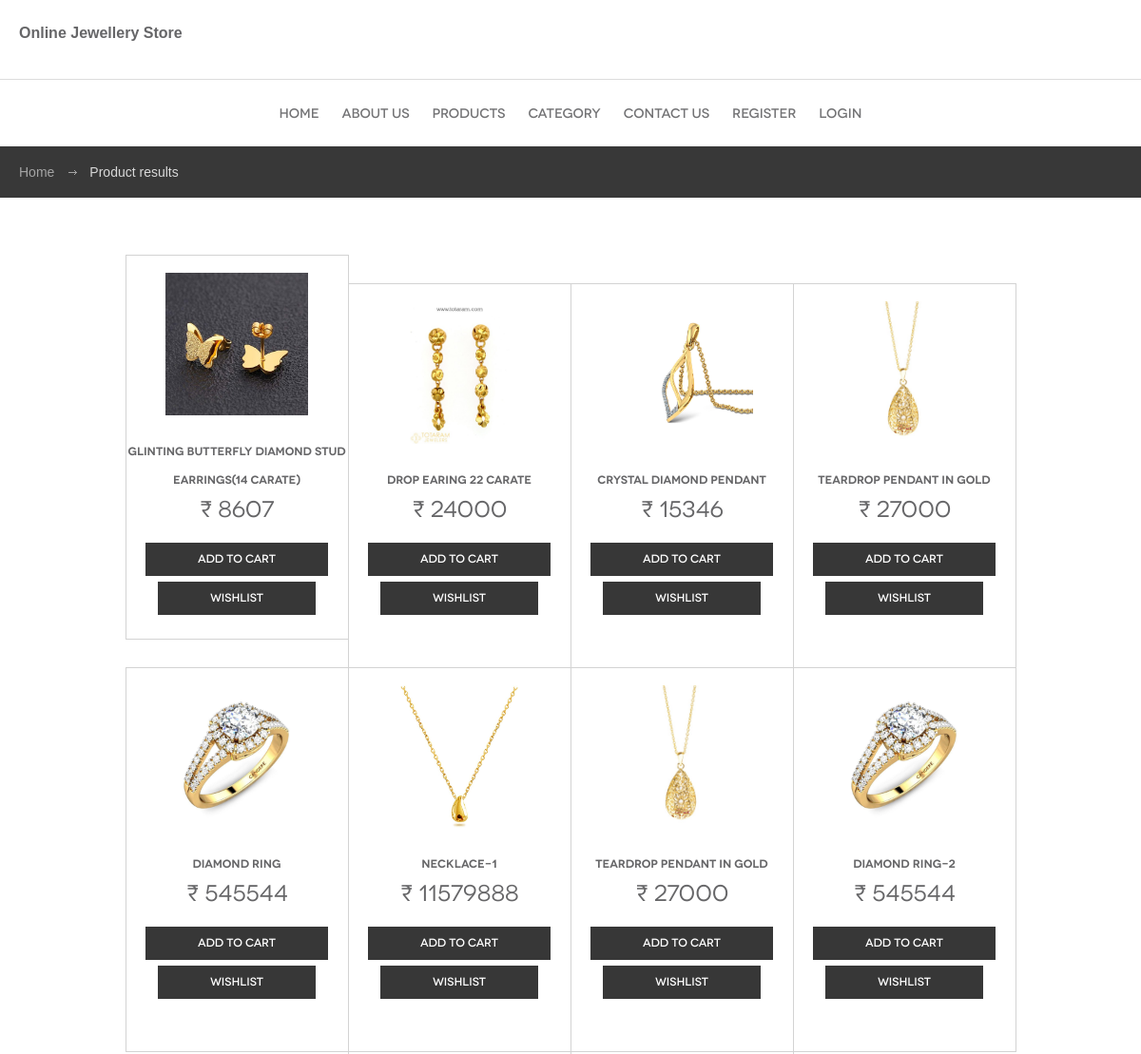
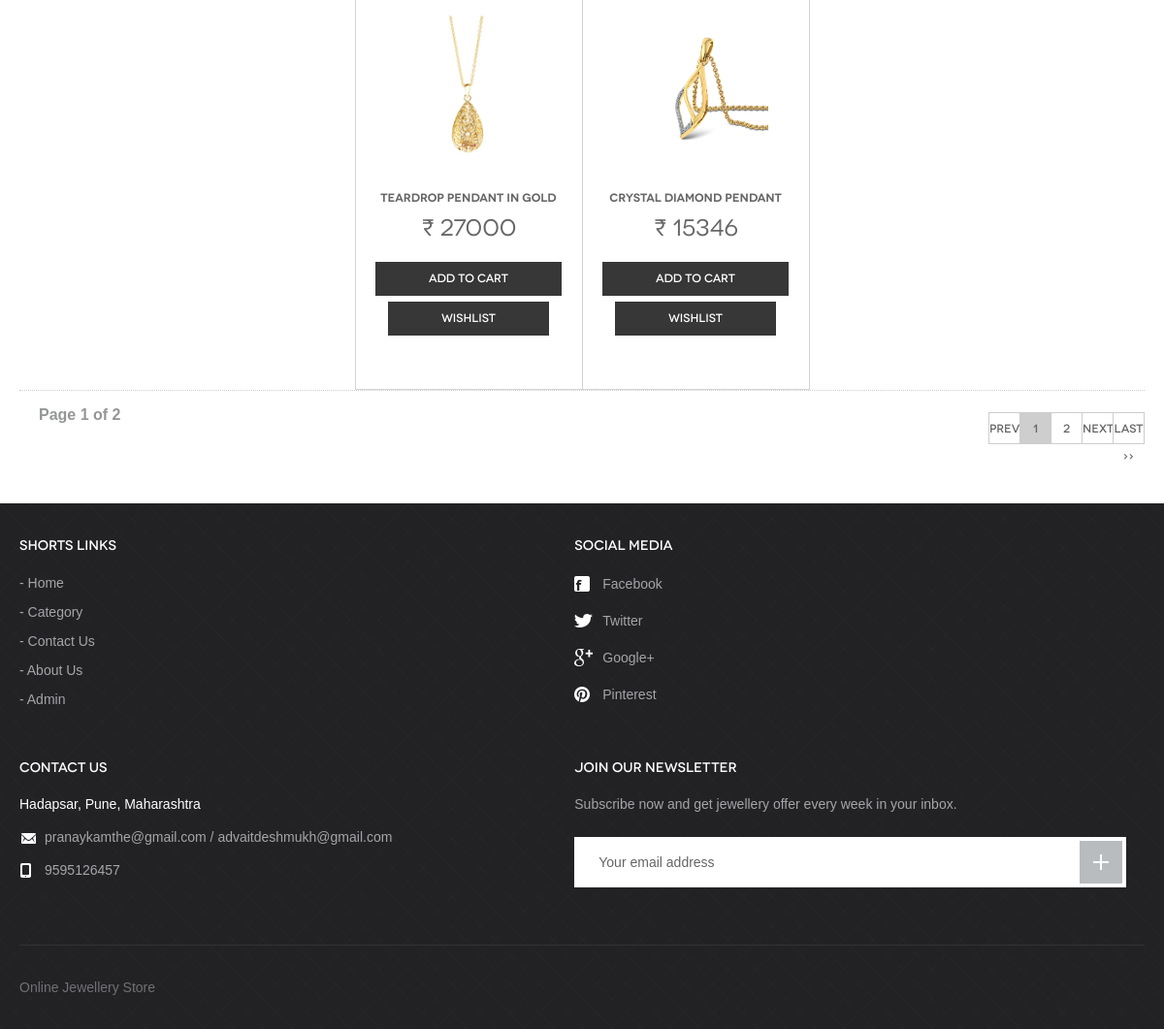
/SJOS/products.php, run on the app's committed database (2 pictures, top to bottom).
### tables this page shows
CREATE TABLE `products` (
  `id` int(11) NOT NULL,
  `category` int(11) NOT NULL,
  `subCategory` int(11) DEFAULT NULL,
  `type` varchar(100) DEFAULT NULL,
  `productName` varchar(255) DEFAULT NULL,
  `productweight` varchar(255) DEFAULT NULL,
  `productPrice` int(11) DEFAULT NULL,
  `gender` varchar(100) DEFAULT NULL,
  `productDescription` longtext DEFAULT NULL,
  `productImage1` varchar(255) DEFAULT NULL,
  `productImage2` varchar(255) DEFAULT NULL,
  `productImage3` varchar(255) DEFAULT NULL,
  `shippingCharge` int(11) DEFAULT NULL,
  `productAvailability` varchar(255) DEFAULT NULL,
  `postingDate` timestamp NULL DEFAULT current_timestamp(),
  `updationDate` timestamp NULL DEFAULT NULL ON UPDATE current_timestamp(),
  `addedBy` int(11) DEFAULT NULL,
  `lastUpdatedBy` int(2) DEFAULT NULL
);

CREATE TABLE `tblpage` (
  `ID` int(10) NOT NULL,
  `PageType` varchar(200) DEFAULT NULL,
  `PageTitle` mediumtext DEFAULT NULL,
  `PageDescription` mediumtext DEFAULT NULL,
  `Email` varchar(200) DEFAULT NULL,
  `MobileNumber` bigint(10) DEFAULT NULL,
  `UpdationDate` date DEFAULT NULL,
  `Timing` varchar(200) NOT NULL
);

### SJOS/products.php (the view, shortened to what this page needs)
<?php
include('includes/config.php');
  ?>
<!DOCTYPE html>
<html lang="en">
<head>
	<link rel="stylesheet" media="all" href="css/style.css">
</head>
<body>
	<?php include_once('includes/header.php');?>
	<div id="breadcrumbs">
		<div class="container">
			<ul>
				<li><a href="index.php">Home</a></li>
				<li>Product results</li>
			</ul>
		</div>
	</div>
	<div id="body">
		<div class="container">
			<div class="products-wrap">
				<div id="content">
					<section class="products">
							<?php
if (isset($_GET['page_no']) && $_GET['page_no']!="") {
	$page_no = $_GET['page_no'];
	} else {
		$page_no = 1;
        }
	$total_records_per_page = 10;
    $offset = ($page_no-1) * $total_records_per_page;
	$previous_page = $page_no - 1;
	$next_page = $page_no + 1;
	$result_count = mysqli_query($con,"SELECT COUNT(id) As total_records FROM products ");
	$total_records = mysqli_fetch_array($result_count);
	$total_records = $total_records['total_records'];
    $total_no_of_pages = ceil($total_records / $total_records_per_page);
$ret=mysqli_query($con,"select * from products  LIMIT $offset, $total_records_per_page");
while ($row=mysqli_fetch_array($ret)) {
?><article>
							<a href="single-product.php?pid=<?php  echo $row['id'];?>"><img src="admin/productimages/<?php echo $row['productImage1'];?>" height="150" alt=""></a>
							<h3><a href="single-product.php?pid=<?php  echo $row['id'];?>"><?php echo $row['productName'];?></a></h3>
							<h4><a href="single-product.php?pid=<?php  echo $row['id'];?>">₹ <?php echo $row['productPrice'];?></a></h4>
											<?php if($_SESSION['jsmsuid']==""){?>
							<a href="login.php" class="btn-grey">Add to cart</a>
<?php } ?> <div style="margin-top: 2%;">
<?php if($_SESSION['jsmsuid']==""){?>
							<a href="login.php" class="btn-grey">Wishlist</a>
<?php } ?>
						</article>
						<?php } ?>
					</section>
				</div>
			</div>
	<div style='padding: 10px 20px 0px; border-top: dotted 1px #CCC;'>
<strong>Page <?php echo $page_no." of ".$total_no_of_pages; ?></strong>
</div>
			<div class="pagination">
<ul>
	<li <?php if($page_no <= 1){ echo "class='disabled'"; } ?>>
	<a <?php if($page_no > 1){ echo "href='?page_no=$previous_page'"; } ?>>Previous</a>
	</li>
    <?php
	if ($total_no_of_pages <= 10){
		for ($counter = 1; $counter <= $total_no_of_pages; $counter++){
			if ($counter == $page_no) {
		   echo "<li class='active'><a>$counter</a></li>";
				}else{
           echo "<li><a href='?page_no=$counter'>$counter</a></li>";
				}
        }
	}
?>
	<li <?php if($page_no >= $total_no_of_pages){ echo "class='disabled'"; } ?>>
	<a <?php if($page_no < $total_no_of_pages) { echo "href='?page_no=$next_page'"; } ?>>Next</a>
	</li>
    <?php if($page_no < $total_no_of_pages){
		echo "<li><a href='?page_no=$total_no_of_pages'>Last &rsaquo;&rsaquo;</a></li>";
		} ?>
</ul>
			</div>
		</div>
	</div>
	<?php include_once('includes/footer.php');?>
</body>
</html>

### SJOS/includes/header.php (shortened to what this page needs)
<header id="header">
        <div class="container">
            <strong><a href="index.php">Online Jewellery Store</a></strong>
            <div class="right-links">
            </div>
        </div>
    </header>
    <nav id="menu">
        <div class="container">
            <ul>
                <li><a href="index.php">Home</a></li>
                 <li><a href="about.php">About Us</a></li>
                  <li><a href="products.php">Products</a></li>
                <li><a href="category.php">Category</a></li>
                <li><a href="contact.php">Contact Us</a></li>
                <?php if (strlen($_SESSION['jsmsuid']==0)) {?>
                <li><a href="signup.php">Register</a></li>
                <li><a href="login.php">Login</a></li><?php }?>
            </ul>
        </div>
    </nav>

### SJOS/includes/footer.php (shortened to what this page needs)
<footer id="footer">
              <div class="container">
                     <div class="cols">
                            <div class="col">
                                   <h3>Shorts Links</h3>
                                   <ul>
                                          <li><a href="index.php">Home </a></li>
                                          <li><a href="category.php">Category</a></li>
                                          <li><a href="contact.php">Contact Us</a></li>
                                          <li><a href="about.php">About Us</a></li>
                                          <li><a href="admin/index.php">Admin </a></li>
                                   </ul>
                            </div>
                            <div class="col media">
                                   <h3>Social media</h3>
                                   <ul class="social">
                                          <li><a href="#"><span class="ico ico-fb"></span>Facebook</a></li>
                                          <li><a href="#"><span class="ico ico-tw"></span>Twitter</a></li>
                                          <li><a href="#"><span class="ico ico-gp"></span>Google+</a></li>
                                          <li><a href="#"><span class="ico ico-pi"></span>Pinterest</a></li>
                                   </ul>
                            </div>
                            <div class="col contact">
                                   <?php
$ret=mysqli_query($con,"select * from tblpage where PageType='contactus' ");
while ($row=mysqli_fetch_array($ret)) {
?>
                                   <h3><?php  echo $row['PageTitle'];?></h3>
                                   <p style="color: white"><?php  echo $row['PageDescription'];?></p>
                                   <p><span class="ico ico-em"></span><?php  echo $row['Email'];?></p>
                                   <p><span class="ico ico-ph"></span><?php  echo $row['MobileNumber'];?></p><?php } ?>
                            </div>
                            <div class="col newsletter">
                                   <h3>Join our newsletter</h3>
                                   <p>Subscribe now and get jewellery offer every week in your inbox.</p>
                                   <form action="#" method="post">
                                         <input type="email" name="email" placeholder="Your email address">
                                          <button type="submit" name="sub"></button>
                                   </form>
                            </div>
                     </div>
                     <p class="copy">Online Jewellery Store</p>
              </div>
       </footer>

### data on the page
products: productImage1 (picture), productName "Glinting Butterfly Diamond Stud Earrings(14 Carate)", productPrice "8607"
products: productImage1 (picture), productName "Drop Earing 22 Carate", productPrice "24000"
products: productImage1 (picture), productName "Crystal Diamond Pendant", productPrice "15346"
products: productImage1 (picture), productName "Teardrop Pendant in gold", productPrice "27000"
products: productImage1 (picture), productName "Diamond Ring", productPrice "545544"
products: productImage1 (picture), productName "Necklace-1", productPrice "11579888"
products: productImage1 (picture), productName "Teardrop Pendant in gold", productPrice "27000"
products: productImage1 (picture), productName "Diamond Ring-2", productPrice "545544"
products: productImage1 (picture), productName "Teardrop Pendant in gold", productPrice "27000"
products: productImage1 (picture), productName "Crystal Diamond Pendant", productPrice "15346"
tblpage: PageTitle "CONTACT US", PageDescription "Hadapsar, Pune, Maharashtra", Email "pranaykamthe@gmail.com / advaitdeshmukh@gmail.com", MobileNumber "9595126457"

### other printed values
$page_no "1"
$total_no_of_pages "2"
